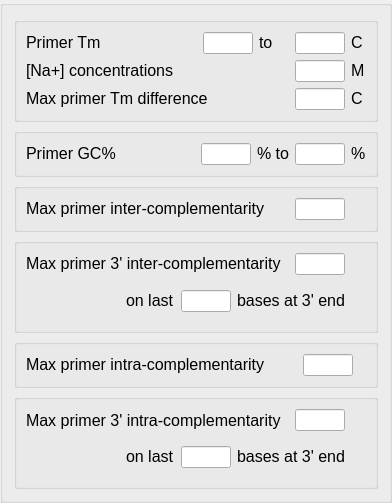
        <widget class="QGroupBox" name="groupBox_2">
         <property name="title">
          <string/>
         </property>
         <layout class="QGridLayout" name="gridLayout_9">
          <item row="0" column="0">
           <layout class="QVBoxLayout" name="verticalLayout_6">
            <item>
             <widget class="QGroupBox" name="groupBox_4">
              <property name="title">
               <string/>
              </property>
              <layout class="QGridLayout" name="gridLayout_3">
               <item row="0" column="0">
                <layout class="QVBoxLayout" name="verticalLayout_3">
                 <item>
                  <layout class="QHBoxLayout" name="horizontalLayout_5">
                   <item>
                    <widget class="QLabel" name="label_9">
                     <property name="sizePolicy">
                      <sizepolicy hsizetype="Expanding" vsizetype="Fixed">
                       <horstretch>0</horstretch>
                       <verstretch>0</verstretch>
                      </sizepolicy>
                     </property>
                     <property name="font">
                      <font>
                       <pointsize>12</pointsize>
                      </font>
                     </property>
                     <property name="text">
                      <string>Primer Tm </string>
                     </property>
                    </widget>
                   </item>
                   <item>
                    <widget class="QLineEdit" name="lineEdit_tmMin">
                     <property name="sizePolicy">
                      <sizepolicy hsizetype="Fixed" vsizetype="Fixed">
                       <horstretch>0</horstretch>
                       <verstretch>0</verstretch>
                      </sizepolicy>
                     </property>
                     <property name="minimumSize">
                      <size>
                       <width>50</width>
                       <height>0</height>
                      </size>
                     </property>
                     <property name="maximumSize">
                      <size>
                       <width>50</width>
                       <height>16777215</height>
                      </size>
                     </property>
                    </widget>
                   </item>
                   <item>
                    <widget class="QLabel" name="label_10">
                     <property name="sizePolicy">
                      <sizepolicy hsizetype="Fixed" vsizetype="Fixed">
                       <horstretch>0</horstretch>
                       <verstretch>0</verstretch>
                      </sizepolicy>
                     </property>
                     <property name="minimumSize">
                      <size>
                       <width>30</width>
                       <height>0</height>
                      </size>
                     </property>
                     <property name="font">
                      <font>
                       <pointsize>12</pointsize>
                      </font>
                     </property>
                     <property name="text">
                      <string>to</string>
                     </property>
                    </widget>
                   </item>
                   <item>
                    <widget class="QLineEdit" name="lineEdit_tmMax">
                     <property name="sizePolicy">
                      <sizepolicy hsizetype="Fixed" vsizetype="Fixed">
                       <horstretch>0</horstretch>
                       <verstretch>0</verstretch>
                      </sizepolicy>
                     </property>
                     <property name="minimumSize">
                      <size>
                       <width>50</width>
                       <height>0</height>
                      </size>
                     </property>
                     <property name="maximumSize">
                      <size>
                       <width>50</width>
                       <height>16777215</height>
                      </size>
                     </property>
                    </widget>
                   </item>
                   <item>
                    <widget class="QLabel" name="label_11">
                     <property name="sizePolicy">
                      <sizepolicy hsizetype="Fixed" vsizetype="Fixed">
                       <horstretch>0</horstretch>
                       <verstretch>0</verstretch>
                      </sizepolicy>
                     </property>
                     <property name="minimumSize">
                      <size>
                       <width>15</width>
                       <height>0</height>
                      </size>
                     </property>
                     <property name="font">
                      <font>
                       <pointsize>12</pointsize>
                      </font>
                     </property>
                     <property name="text">
                      <string>C</string>
                     </property>
                    </widget>
                   </item>
                  </layout>
                 </item>
                 <item>
                  <layout class="QHBoxLayout" name="horizontalLayout_7">
                   <item>
                    <widget class="QLabel" name="label_15">
                     <property name="sizePolicy">
                      <sizepolicy hsizetype="Expanding" vsizetype="Fixed">
                       <horstretch>0</horstretch>
                       <verstretch>0</verstretch>
                      </sizepolicy>
                     </property>
                     <property name="font">
                      <font>
                       <pointsize>12</pointsize>
                      </font>
                     </property>
                     <property name="text">
                      <string>[Na+] concentrations </string>
                     </property>
                    </widget>
                   </item>
                   <item>
                    <widget class="QLineEdit" name="lineEdit_NaConsent">
                     <property name="sizePolicy">
                      <sizepolicy hsizetype="Fixed" vsizetype="Fixed">
                       <horstretch>0</horstretch>
                       <verstretch>0</verstretch>
                      </sizepolicy>
                     </property>
                     <property name="minimumSize">
                      <size>
                       <width>50</width>
                       <height>0</height>
                      </size>
                     </property>
                     <property name="maximumSize">
                      <size>
                       <width>50</width>
                       <height>16777215</height>
                      </size>
                     </property>
                    </widget>
                   </item>
                   <item>
                    <widget class="QLabel" name="label_16">
                     <property name="sizePolicy">
                      <sizepolicy hsizetype="Fixed" vsizetype="Fixed">
                       <horstretch>0</horstretch>
                       <verstretch>0</verstretch>
                      </sizepolicy>
                     </property>
                     <property name="minimumSize">
                      <size>
                       <width>15</width>
                       <height>0</height>
                      </size>
                     </property>
                     <property name="font">
                      <font>
                       <pointsize>12</pointsize>
                      </font>
                     </property>
                     <property name="text">
                      <string>M</string>
                     </property>
                    </widget>
                   </item>
                  </layout>
                 </item>
                 <item>
                  <layout class="QHBoxLayout" name="horizontalLayout_8">
                   <item>
                    <widget class="QLabel" name="label_17">
                     <property name="sizePolicy">
                      <sizepolicy hsizetype="Expanding" vsizetype="Fixed">
                       <horstretch>0</horstretch>
                       <verstretch>0</verstretch>
                      </sizepolicy>
                     </property>
                     <property name="font">
                      <font>
                       <pointsize>12</pointsize>
                      </font>
                     </property>
                     <property name="text">
                      <string>Max primer Tm difference</string>
                     </property>
                    </widget>
                   </item>
                   <item>
                    <widget class="QLineEdit" name="lineEdit_tmDiff">
                     <property name="sizePolicy">
                      <sizepolicy hsizetype="Fixed" vsizetype="Fixed">
                       <horstretch>0</horstretch>
                       <verstretch>0</verstretch>
                      </sizepolicy>
                     </property>
                     <property name="minimumSize">
                      <size>
                       <width>50</width>
                       <height>0</height>
                      </size>
                     </property>
                     <property name="maximumSize">
                      <size>
                       <width>50</width>
                       <height>16777215</height>
                      </size>
                     </property>
                    </widget>
                   </item>
                   <item>
                    <widget class="QLabel" name="label_18">
                     <property name="sizePolicy">
                      <sizepolicy hsizetype="Fixed" vsizetype="Fixed">
                       <horstretch>0</horstretch>
                       <verstretch>0</verstretch>
                      </sizepolicy>
                     </property>
                     <property name="minimumSize">
                      <size>
                       <width>15</width>
                       <height>0</height>
                      </size>
                     </property>
                     <property name="font">
                      <font>
                       <pointsize>12</pointsize>
                      </font>
                     </property>
                     <property name="text">
                      <string>C</string>
                     </property>
                    </widget>
                   </item>
                  </layout>
                 </item>
                </layout>
               </item>
              </layout>
             </widget>
            </item>
            <item>
             <widget class="QGroupBox" name="groupBox_5">
              <property name="title">
               <string/>
              </property>
              <layout class="QGridLayout" name="gridLayout_4">
               <item row="0" column="0">
                <layout class="QHBoxLayout" name="horizontalLayout_6">
                 <item>
                  <widget class="QLabel" name="label_12">
                   <property name="sizePolicy">
                    <sizepolicy hsizetype="Expanding" vsizetype="Fixed">
                     <horstretch>0</horstretch>
                     <verstretch>0</verstretch>
                    </sizepolicy>
                   </property>
                   <property name="font">
                    <font>
                     <pointsize>12</pointsize>
                    </font>
                   </property>
                   <property name="text">
                    <string>Primer GC%</string>
                   </property>
                  </widget>
                 </item>
                 <item>
                  <widget class="QLineEdit" name="lineEdit_GCMin">
                   <property name="sizePolicy">
                    <sizepolicy hsizetype="Fixed" vsizetype="Fixed">
                     <horstretch>0</horstretch>
                     <verstretch>0</verstretch>
                    </sizepolicy>
                   </property>
                   <property name="minimumSize">
                    <size>
                     <width>50</width>
                     <height>0</height>
                    </size>
                   </property>
                   <property name="maximumSize">
                    <size>
                     <width>50</width>
                     <height>16777215</height>
                    </size>
                   </property>
                  </widget>
                 </item>
                 <item>
                  <widget class="QLabel" name="label_13">
                   <property name="sizePolicy">
                    <sizepolicy hsizetype="Fixed" vsizetype="Fixed">
                     <horstretch>0</horstretch>
                     <verstretch>0</verstretch>
                    </sizepolicy>
                   </property>
                   <property name="minimumSize">
                    <size>
                     <width>30</width>
                     <height>0</height>
                    </size>
                   </property>
                   <property name="font">
                    <font>
                     <pointsize>12</pointsize>
                    </font>
                   </property>
                   <property name="text">
                    <string>% to</string>
                   </property>
                  </widget>
                 </item>
                 <item>
                  <widget class="QLineEdit" name="lineEdit_GCMax">
                   <property name="sizePolicy">
                    <sizepolicy hsizetype="Fixed" vsizetype="Fixed">
                     <horstretch>0</horstretch>
                     <verstretch>0</verstretch>
                    </sizepolicy>
                   </property>
                   <property name="minimumSize">
                    <size>
                     <width>50</width>
                     <height>0</height>
                    </size>
                   </property>
                   <property name="maximumSize">
                    <size>
                     <width>50</width>
                     <height>16777215</height>
                    </size>
                   </property>
                  </widget>
                 </item>
                 <item>
                  <widget class="QLabel" name="label_14">
                   <property name="sizePolicy">
                    <sizepolicy hsizetype="Fixed" vsizetype="Fixed">
                     <horstretch>0</horstretch>
                     <verstretch>0</verstretch>
                    </sizepolicy>
                   </property>
                   <property name="minimumSize">
                    <size>
                     <width>15</width>
                     <height>0</height>
                    </size>
                   </property>
                   <property name="font">
                    <font>
                     <pointsize>12</pointsize>
                    </font>
                   </property>
                   <property name="text">
                    <string>%</string>
                   </property>
                  </widget>
                 </item>
                </layout>
               </item>
              </layout>
             </widget>
            </item>
            <item>
             <widget class="QGroupBox" name="groupBox_6">
              <property name="title">
               <string/>
              </property>
              <layout class="QGridLayout" name="gridLayout_5">
               <item row="0" column="0">
                <layout class="QHBoxLayout" name="horizontalLayout_9">
                 <item>
                  <widget class="QLabel" name="label_19">
                   <property name="sizePolicy">
                    <sizepolicy hsizetype="Expanding" vsizetype="Fixed">
                     <horstretch>0</horstretch>
                     <verstretch>0</verstretch>
                    </sizepolicy>
                   </property>
                   <property name="font">
                    <font>
                     <pointsize>12</pointsize>
                    </font>
                   </property>
                   <property name="text">
                    <string>Max primer inter-complementarity</string>
                   </property>
                  </widget>
                 </item>
                 <item>
                  <widget class="QLineEdit" name="lineEdit_maxPrPrComp">
                   <property name="sizePolicy">
                    <sizepolicy hsizetype="Fixed" vsizetype="Fixed">
                     <horstretch>0</horstretch>
                     <verstretch>0</verstretch>
                    </sizepolicy>
                   </property>
                   <property name="minimumSize">
                    <size>
                     <width>50</width>
                     <height>0</height>
                    </size>
                   </property>
                   <property name="maximumSize">
                    <size>
                     <width>50</width>
                     <height>16777215</height>
                    </size>
                   </property>
                  </widget>
                 </item>
                 <item>
                  <widget class="QLabel" name="label_20">
                   <property name="sizePolicy">
                    <sizepolicy hsizetype="Fixed" vsizetype="Fixed">
                     <horstretch>0</horstretch>
                     <verstretch>0</verstretch>
                    </sizepolicy>
                   </property>
                   <property name="minimumSize">
                    <size>
                     <width>15</width>
                     <height>0</height>
                    </size>
                   </property>
                   <property name="text">
                    <string/>
                   </property>
                  </widget>
                 </item>
                </layout>
               </item>
              </layout>
             </widget>
            </item>
            <item>
             <widget class="QGroupBox" name="groupBox_7">
              <property name="title">
               <string/>
              </property>
              <layout class="QGridLayout" name="gridLayout_6">
               <item row="0" column="0">
                <layout class="QVBoxLayout" name="verticalLayout_4">
                 <item>
                  <layout class="QHBoxLayout" name="horizontalLayout_10">
                   <item>
                    <widget class="QLabel" name="label_21">
                     <property name="sizePolicy">
                      <sizepolicy hsizetype="Expanding" vsizetype="Fixed">
                       <horstretch>0</horstretch>
                       <verstretch>0</verstretch>
                      </sizepolicy>
                     </property>
                     <property name="font">
                      <font>
                       <pointsize>12</pointsize>
                      </font>
                     </property>
                     <property name="text">
                      <string>Max primer 3' inter-complementarity</string>
                     </property>
                    </widget>
                   </item>
                   <item>
                    <widget class="QLineEdit" name="lineEdit_max3PrPrComp">
                     <property name="sizePolicy">
                      <sizepolicy hsizetype="Fixed" vsizetype="Fixed">
                       <horstretch>0</horstretch>
                       <verstretch>0</verstretch>
                      </sizepolicy>
                     </property>
                     <property name="minimumSize">
                      <size>
                       <width>50</width>
                       <height>0</height>
                      </size>
                     </property>
                     <property name="maximumSize">
                      <size>
                       <width>50</width>
                       <height>16777215</height>
                      </size>
                     </property>
                    </widget>
                   </item>
                   <item>
                    <widget class="QLabel" name="label_22">
                     <property name="sizePolicy">
                      <sizepolicy hsizetype="Fixed" vsizetype="Fixed">
                       <horstretch>0</horstretch>
                       <verstretch>0</verstretch>
                      </sizepolicy>
                     </property>
                     <property name="minimumSize">
                      <size>
                       <width>15</width>
                       <height>0</height>
                      </size>
                     </property>
                     <property name="text">
                      <string/>
                     </property>
                    </widget>
                   </item>
                  </layout>
                 </item>
                 <item>
                  <layout class="QHBoxLayout" name="horizontalLayout_16">
                   <item>
                    <spacer name="verticalSpacer">
                     <property name="orientation">
                      <enum>Qt::Vertical</enum>
                     </property>
                     <property name="sizeType">
                      <enum>QSizePolicy::Fixed</enum>
                     </property>
                     <property name="sizeHint" stdset="0">
                      <size>
                       <width>100</width>
                       <height>40</height>
                      </size>
                     </property>
                    </spacer>
                   </item>
                   <item>
                    <layout class="QHBoxLayout" name="horizontalLayout_14">
                     <item>
                      <widget class="QLabel" name="label_29">
                       <property name="sizePolicy">
                        <sizepolicy hsizetype="Expanding" vsizetype="Fixed">
                         <horstretch>0</horstretch>
                         <verstretch>0</verstretch>
                        </sizepolicy>
                       </property>
                       <property name="font">
                        <font>
                         <pointsize>12</pointsize>
                        </font>
                       </property>
                       <property name="text">
                        <string>on last</string>
                       </property>
                      </widget>
                     </item>
                     <item>
                      <widget class="QLineEdit" name="lineEdit_interBase3end">
                       <property name="sizePolicy">
                        <sizepolicy hsizetype="Fixed" vsizetype="Fixed">
                         <horstretch>0</horstretch>
                         <verstretch>0</verstretch>
                        </sizepolicy>
                       </property>
                       <property name="minimumSize">
                        <size>
                         <width>50</width>
                         <height>0</height>
                        </size>
                       </property>
                       <property name="maximumSize">
                        <size>
                         <width>50</width>
                         <height>16777215</height>
                        </size>
                       </property>
                      </widget>
                     </item>
                     <item>
                      <widget class="QLabel" name="label_30">
                       <property name="sizePolicy">
                        <sizepolicy hsizetype="Fixed" vsizetype="Fixed">
                         <horstretch>0</horstretch>
                         <verstretch>0</verstretch>
                        </sizepolicy>
                       </property>
                       <property name="font">
                        <font>
                         <pointsize>12</pointsize>
                        </font>
                       </property>
                       <property name="text">
                        <string>bases at 3' end</string>
                       </property>
                      </widget>
                     </item>
                     <item>
                      <widget class="QLabel" name="label_36">
                       <property name="sizePolicy">
                        <sizepolicy hsizetype="Fixed" vsizetype="Fixed">
                         <horstretch>0</horstretch>
                         <verstretch>0</verstretch>
                        </sizepolicy>
                       </property>
                       <property name="minimumSize">
                        <size>
                         <width>15</width>
                         <height>0</height>
                        </size>
                       </property>
                       <property name="text">
                        <string/>
                       </property>
                      </widget>
                     </item>
                    </layout>
                   </item>
                  </layout>
                 </item>
                </layout>
               </item>
              </layout>
             </widget>
            </item>
            <item>
             <widget class="QGroupBox" name="groupBox_8">
              <property name="title">
               <string/>
              </property>
              <layout class="QGridLayout" name="gridLayout_7">
               <item row="0" column="0">
                <layout class="QHBoxLayout" name="horizontalLayout_11">
                 <item>
                  <widget class="QLabel" name="label_23">
                   <property name="sizePolicy">
                    <sizepolicy hsizetype="Expanding" vsizetype="Fixed">
                     <horstretch>0</horstretch>
                     <verstretch>0</verstretch>
                    </sizepolicy>
                   </property>
                   <property name="font">
                    <font>
                     <pointsize>12</pointsize>
                    </font>
                   </property>
                   <property name="text">
                    <string>Max primer intra-complementarity</string>
                   </property>
                  </widget>
                 </item>
                 <item>
                  <widget class="QLineEdit" name="lineEdit_maxSelfComp">
                   <property name="sizePolicy">
                    <sizepolicy hsizetype="Fixed" vsizetype="Fixed">
                     <horstretch>0</horstretch>
                     <verstretch>0</verstretch>
                    </sizepolicy>
                   </property>
                   <property name="minimumSize">
                    <size>
                     <width>50</width>
                     <height>0</height>
                    </size>
                   </property>
                   <property name="maximumSize">
                    <size>
                     <width>50</width>
                     <height>16777215</height>
                    </size>
                   </property>
                  </widget>
                 </item>
                 <item>
                  <widget class="QLabel" name="label_24">
                   <property name="text">
                    <string/>
                   </property>
                  </widget>
                 </item>
                </layout>
               </item>
              </layout>
             </widget>
            </item>
            <item>
             <widget class="QGroupBox" name="groupBox_9">
              <property name="title">
               <string/>
              </property>
              <layout class="QGridLayout" name="gridLayout_8">
               <item row="0" column="0">
                <layout class="QVBoxLayout" name="verticalLayout_5">
                 <item>
                  <layout class="QHBoxLayout" name="horizontalLayout_13">
                   <item>
                    <widget class="QLabel" name="label_27">
                     <property name="font">
                      <font>
                       <pointsize>12</pointsize>
                      </font>
                     </property>
                     <property name="text">
                      <string>Max primer 3' intra-complementarity</string>
                     </property>
                    </widget>
                   </item>
                   <item>
                    <widget class="QLineEdit" name="lineEdit_max3SelfComp">
                     <property name="sizePolicy">
                      <sizepolicy hsizetype="Fixed" vsizetype="Fixed">
                       <horstretch>0</horstretch>
                       <verstretch>0</verstretch>
                      </sizepolicy>
                     </property>
                     <property name="minimumSize">
                      <size>
                       <width>50</width>
                       <height>0</height>
                      </size>
                     </property>
                     <property name="maximumSize">
                      <size>
                       <width>50</width>
                       <height>16777215</height>
                      </size>
                     </property>
                    </widget>
                   </item>
                   <item>
                    <widget class="QLabel" name="label_28">
                     <property name="sizePolicy">
                      <sizepolicy hsizetype="Fixed" vsizetype="Fixed">
                       <horstretch>0</horstretch>
                       <verstretch>0</verstretch>
                      </sizepolicy>
                     </property>
                     <property name="minimumSize">
                      <size>
                       <width>15</width>
                       <height>0</height>
                      </size>
                     </property>
                     <property name="text">
                      <string/>
                     </property>
                    </widget>
                   </item>
                  </layout>
                 </item>
                 <item>
                  <layout class="QHBoxLayout" name="horizontalLayout_17">
                   <item>
                    <spacer name="verticalSpacer_2">
                     <property name="orientation">
                      <enum>Qt::Vertical</enum>
                     </property>
                     <property name="sizeType">
                      <enum>QSizePolicy::Fixed</enum>
                     </property>
                     <property name="sizeHint" stdset="0">
                      <size>
                       <width>100</width>
                       <height>40</height>
                      </size>
                     </property>
                    </spacer>
                   </item>
                   <item>
                    <layout class="QHBoxLayout" name="horizontalLayout_15">
                     <item>
                      <widget class="QLabel" name="label_31">
                       <property name="sizePolicy">
                        <sizepolicy hsizetype="Expanding" vsizetype="Fixed">
                         <horstretch>0</horstretch>
                         <verstretch>0</verstretch>
                        </sizepolicy>
                       </property>
                       <property name="font">
                        <font>
                         <pointsize>12</pointsize>
                        </font>
                       </property>
                       <property name="text">
                        <string>on last</string>
                       </property>
                      </widget>
                     </item>
                     <item>
                      <widget class="QLineEdit" name="lineEdit_intraBase3end">
                       <property name="sizePolicy">
                        <sizepolicy hsizetype="Fixed" vsizetype="Fixed">
                         <horstretch>0</horstretch>
                         <verstretch>0</verstretch>
                        </sizepolicy>
                       </property>
                       <property name="minimumSize">
                        <size>
                         <width>50</width>
                         <height>0</height>
                        </size>
                       </property>
                       <property name="maximumSize">
                        <size>
                         <width>50</width>
                         <height>16777215</height>
                        </size>
                       </property>
                      </widget>
                     </item>
                     <item>
                      <widget class="QLabel" name="label_32">
                       <property name="sizePolicy">
                        <sizepolicy hsizetype="Fixed" vsizetype="Fixed">
                         <horstretch>0</horstretch>
                         <verstretch>0</verstretch>
                        </sizepolicy>
                       </property>
                       <property name="font">
                        <font>
                         <pointsize>12</pointsize>
                        </font>
                       </property>
                       <property name="text">
                        <string>bases at 3' end</string>
                       </property>
                      </widget>
                     </item>
                     <item>
                      <widget class="QLabel" name="label_37">
                       <property name="sizePolicy">
                        <sizepolicy hsizetype="Fixed" vsizetype="Fixed">
                         <horstretch>0</horstretch>
                         <verstretch>0</verstretch>
                        </sizepolicy>
                       </property>
                       <property name="minimumSize">
                        <size>
                         <width>15</width>
                         <height>0</height>
                        </size>
                       </property>
                       <property name="text">
                        <string/>
                       </property>
                      </widget>
                     </item>
                    </layout>
                   </item>
                  </layout>
                 </item>
                </layout>
               </item>
              </layout>
              <zorder></zorder>
             </widget>
            </item>
           </layout>
          </item>
         </layout>
        </widget>
